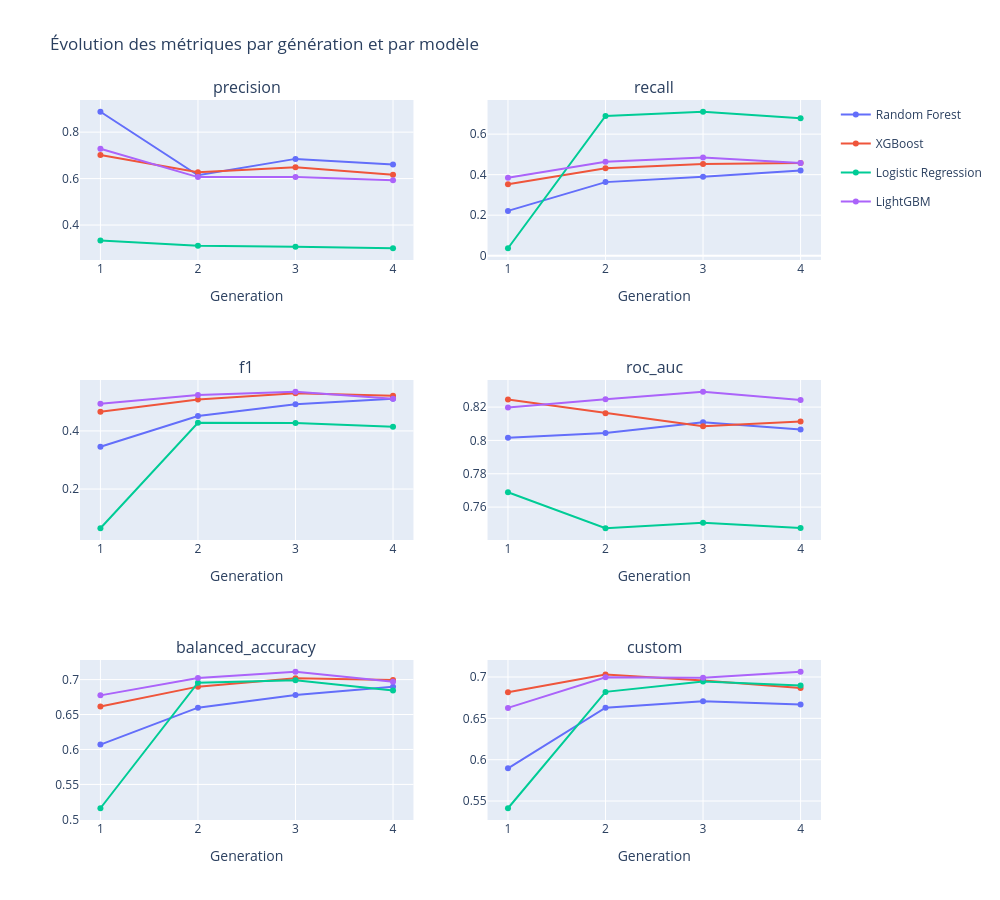

The notebook cell this image was saved under:
### Code cell
# List of metrics to plot (one subplot each)
metrics = ["precision", "recall", "f1", "roc_auc", "balanced_accuracy", "custom"]

# Create a 3x2 grid of subplots
fig = sp.make_subplots(
    rows=3, cols=2,
    subplot_titles=metrics,
    shared_xaxes=True
)

# Get consistent colors per model using plotly's qualitative palette
models = df_model_score["model"].unique()
colors = px.colors.qualitative.Plotly
color_map = {model: colors[i % len(colors)] for i, model in enumerate(models)}

# Loop over each metric, placing it in the right subplot position
for idx, metric in enumerate(metrics):
    row = idx // 2 + 1  # subplot row (1-indexed)
    col = idx % 2 + 1    # subplot col (1-indexed)

    for model_name in models:
        group_df_model_score = df_model_score[df_model_score["model"] == model_name].sort_values("generation")

        fig.add_trace(
            go.Scatter(
                x=group_df_model_score["generation"],
                y=group_df_model_score[metric],
                mode="lines+markers",
                name=model_name,
                legendgroup=model_name,
                # Show legend only once per model (on first subplot) to avoid duplicates
                showlegend=(idx == 0),
                line=dict(color=color_map[model_name])
            ),
            row=row, col=col
        )

fig.update_xaxes(title_text="Generation")
fig.update_layout(
    height=900, width=1000,
    title_text="Évolution des métriques par génération et par modèle"
)
fig.update_xaxes(showticklabels=True)

fig.show()

### Figure 1 — Plotly figure (JSON) as saved in the notebook; plotly's stock layout.template omitted (floating-point values rounded to 4 significant figures)
{"data": [{"legendgroup": "Random Forest", "line": {"color": "#636EFA"}, "mode": "lines+markers", "name": "Random Forest", "showlegend": true, "type": "scatter", "x": [1, 2, 3, 4], "xaxis": "x", "y": [0.8878, 0.6142, 0.6849, 0.6612], "yaxis": "y"}, {"legendgroup": "XGBoost", "line": {"color": "#EF553B"}, "mode": "lines+markers", "name": "XGBoost", "showlegend": true, "type": "scatter", "x": [1, 2, 3, 4], "xaxis": "x", "y": [0.702, 0.6274, 0.6484, 0.6162], "yaxis": "y"}, {"legendgroup": "Logistic Regression", "line": {"color": "#00CC96"}, "mode": "lines+markers", "name": "Logistic Regression", "showlegend": true, "type": "scatter", "x": [1, 2, 3, 4], "xaxis": "x", "y": [0.3333, 0.3109, 0.3064, 0.3001], "yaxis": "y"}, {"legendgroup": "LightGBM", "line": {"color": "#AB63FA"}, "mode": "lines+markers", "name": "LightGBM", "showlegend": true, "type": "scatter", "x": [1, 2, 3, 4], "xaxis": "x", "y": [0.7287, 0.6064, 0.6073, 0.5925], "yaxis": "y"}, {"legendgroup": "Random Forest", "line": {"color": "#636EFA"}, "mode": "lines+markers", "name": "Random Forest", "showlegend": false, "type": "scatter", "x": [1, 2, 3, 4], "xaxis": "x2", "y": [0.2211, 0.3632, 0.3895, 0.4211], "yaxis": "y2"}, {"legendgroup": "XGBoost", "line": {"color": "#EF553B"}, "mode": "lines+markers", "name": "XGBoost", "showlegend": false, "type": "scatter", "x": [1, 2, 3, 4], "xaxis": "x2", "y": [0.3526, 0.4316, 0.4526, 0.4579], "yaxis": "y2"}, {"legendgroup": "Logistic Regression", "line": {"color": "#00CC96"}, "mode": "lines+markers", "name": "Logistic Regression", "showlegend": false, "type": "scatter", "x": [1, 2, 3, 4], "xaxis": "x2", "y": [0.0368, 0.6895, 0.7105, 0.6789], "yaxis": "y2"}, {"legendgroup": "LightGBM", "line": {"color": "#AB63FA"}, "mode": "lines+markers", "name": "LightGBM", "showlegend": false, "type": "scatter", "x": [1, 2, 3, 4], "xaxis": "x2", "y": [0.3842, 0.4632, 0.4842, 0.4579], "yaxis": "y2"}, {"legendgroup": "Random Forest", "line": {"color": "#636EFA"}, "mode": "lines+markers", "name": "Random Forest", "showlegend": false, "type": "scatter", "x": [1, 2, 3, 4], "xaxis": "x3", "y": [0.3456, 0.4511, 0.4917, 0.5109], "yaxis": "y3"}, {"legendgroup": "XGBoost", "line": {"color": "#EF553B"}, "mode": "lines+markers", "name": "XGBoost", "showlegend": false, "type": "scatter", "x": [1, 2, 3, 4], "xaxis": "x3", "y": [0.4656, 0.5078, 0.5297, 0.5207], "yaxis": "y3"}, {"legendgroup": "Logistic Regression", "line": {"color": "#00CC96"}, "mode": "lines+markers", "name": "Logistic Regression", "showlegend": false, "type": "scatter", "x": [1, 2, 3, 4], "xaxis": "x3", "y": [0.0652, 0.4281, 0.4272, 0.4142], "yaxis": "y3"}, {"legendgroup": "LightGBM", "line": {"color": "#AB63FA"}, "mode": "lines+markers", "name": "LightGBM", "showlegend": false, "type": "scatter", "x": [1, 2, 3, 4], "xaxis": "x3", "y": [0.4931, 0.5233, 0.5348, 0.5107], "yaxis": "y3"}, {"legendgroup": "Random Forest", "line": {"color": "#636EFA"}, "mode": "lines+markers", "name": "Random Forest", "showlegend": false, "type": "scatter", "x": [1, 2, 3, 4], "xaxis": "x4", "y": [0.8016, 0.8044, 0.8109, 0.8066], "yaxis": "y4"}, {"legendgroup": "XGBoost", "line": {"color": "#EF553B"}, "mode": "lines+markers", "name": "XGBoost", "showlegend": false, "type": "scatter", "x": [1, 2, 3, 4], "xaxis": "x4", "y": [0.8245, 0.8163, 0.8085, 0.8113], "yaxis": "y4"}, {"legendgroup": "Logistic Regression", "line": {"color": "#00CC96"}, "mode": "lines+markers", "name": "Logistic Regression", "showlegend": false, "type": "scatter", "x": [1, 2, 3, 4], "xaxis": "x4", "y": [0.7689, 0.7473, 0.7506, 0.7475], "yaxis": "y4"}, {"legendgroup": "LightGBM", "line": {"color": "#AB63FA"}, "mode": "lines+markers", "name": "LightGBM", "showlegend": false, "type": "scatter", "x": [1, 2, 3, 4], "xaxis": "x4", "y": [0.8197, 0.8247, 0.8292, 0.8243], "yaxis": "y4"}, {"legendgroup": "Random Forest", "line": {"color": "#636EFA"}, "mode": "lines+markers", "name": "Random Forest", "showlegend": false, "type": "scatter", "x": [1, 2, 3, 4], "xaxis": "x5", "y": [0.607, 0.6598, 0.678, 0.6897], "yaxis": "y5"}, {"legendgroup": "XGBoost", "line": {"color": "#EF553B"}, "mode": "lines+markers", "name": "XGBoost", "showlegend": false, "type": "scatter", "x": [1, 2, 3, 4], "xaxis": "x5", "y": [0.6616, 0.6899, 0.702, 0.6995], "yaxis": "y5"}, {"legendgroup": "Logistic Regression", "line": {"color": "#00CC96"}, "mode": "lines+markers", "name": "Logistic Regression", "showlegend": false, "type": "scatter", "x": [1, 2, 3, 4], "xaxis": "x5", "y": [0.5159, 0.6956, 0.6991, 0.6843], "yaxis": "y5"}, {"legendgroup": "LightGBM", "line": {"color": "#AB63FA"}, "mode": "lines+markers", "name": "LightGBM", "showlegend": false, "type": "scatter", "x": [1, 2, 3, 4], "xaxis": "x5", "y": [0.6774, 0.7022, 0.7112, 0.697], "yaxis": "y5"}, {"legendgroup": "Random Forest", "line": {"color": "#636EFA"}, "mode": "lines+markers", "name": "Random Forest", "showlegend": false, "type": "scatter", "x": [1, 2, 3, 4], "xaxis": "x6", "y": [0.5896, 0.6629, 0.6706, 0.6668], "yaxis": "y6"}, {"legendgroup": "XGBoost", "line": {"color": "#EF553B"}, "mode": "lines+markers", "name": "XGBoost", "showlegend": false, "type": "scatter", "x": [1, 2, 3, 4], "xaxis": "x6", "y": [0.6816, 0.7031, 0.6957, 0.6866], "yaxis": "y6"}, {"legendgroup": "Logistic Regression", "line": {"color": "#00CC96"}, "mode": "lines+markers", "name": "Logistic Regression", "showlegend": false, "type": "scatter", "x": [1, 2, 3, 4], "xaxis": "x6", "y": [0.5413, 0.682, 0.6946, 0.6898], "yaxis": "y6"}, {"legendgroup": "LightGBM", "line": {"color": "#AB63FA"}, "mode": "lines+markers", "name": "LightGBM", "showlegend": false, "type": "scatter", "x": [1, 2, 3, 4], "xaxis": "x6", "y": [0.6626, 0.6995, 0.699, 0.7063], "yaxis": "y6"}], "layout": {"annotations": [{"font": {"size": 16}, "showarrow": false, "text": "precision", "x": 0.225, "xanchor": "center", "xref": "paper", "y": 1, "yanchor": "bottom", "yref": "paper"}, {"font": {"size": 16}, "showarrow": false, "text": "recall", "x": 0.775, "xanchor": "center", "xref": "paper", "y": 1, "yanchor": "bottom", "yref": "paper"}, {"font": {"size": 16}, "showarrow": false, "text": "f1", "x": 0.225, "xanchor": "center", "xref": "paper", "y": 0.6111, "yanchor": "bottom", "yref": "paper"}, {"font": {"size": 16}, "showarrow": false, "text": "roc_auc", "x": 0.775, "xanchor": "center", "xref": "paper", "y": 0.6111, "yanchor": "bottom", "yref": "paper"}, {"font": {"size": 16}, "showarrow": false, "text": "balanced_accuracy", "x": 0.225, "xanchor": "center", "xref": "paper", "y": 0.2222, "yanchor": "bottom", "yref": "paper"}, {"font": {"size": 16}, "showarrow": false, "text": "custom", "x": 0.775, "xanchor": "center", "xref": "paper", "y": 0.2222, "yanchor": "bottom", "yref": "paper"}], "height": 900, "title": {"text": "Évolution des métriques par génération et par modèle"}, "width": 1000, "xaxis": {"anchor": "y", "domain": [0, 0.45], "matches": "x5", "showticklabels": true, "title": {"text": "Generation"}}, "xaxis2": {"anchor": "y2", "domain": [0.55, 1], "matches": "x6", "showticklabels": true, "title": {"text": "Generation"}}, "xaxis3": {"anchor": "y3", "domain": [0, 0.45], "matches": "x5", "showticklabels": true, "title": {"text": "Generation"}}, "xaxis4": {"anchor": "y4", "domain": [0.55, 1], "matches": "x6", "showticklabels": true, "title": {"text": "Generation"}}, "xaxis5": {"anchor": "y5", "domain": [0, 0.45], "showticklabels": true, "title": {"text": "Generation"}}, "xaxis6": {"anchor": "y6", "domain": [0.55, 1], "showticklabels": true, "title": {"text": "Generation"}}, "yaxis": {"anchor": "x", "domain": [0.7778, 1]}, "yaxis2": {"anchor": "x2", "domain": [0.7778, 1]}, "yaxis3": {"anchor": "x3", "domain": [0.3889, 0.6111]}, "yaxis4": {"anchor": "x4", "domain": [0.3889, 0.6111]}, "yaxis5": {"anchor": "x5", "domain": [0, 0.2222]}, "yaxis6": {"anchor": "x6", "domain": [0, 0.2222]}}}
